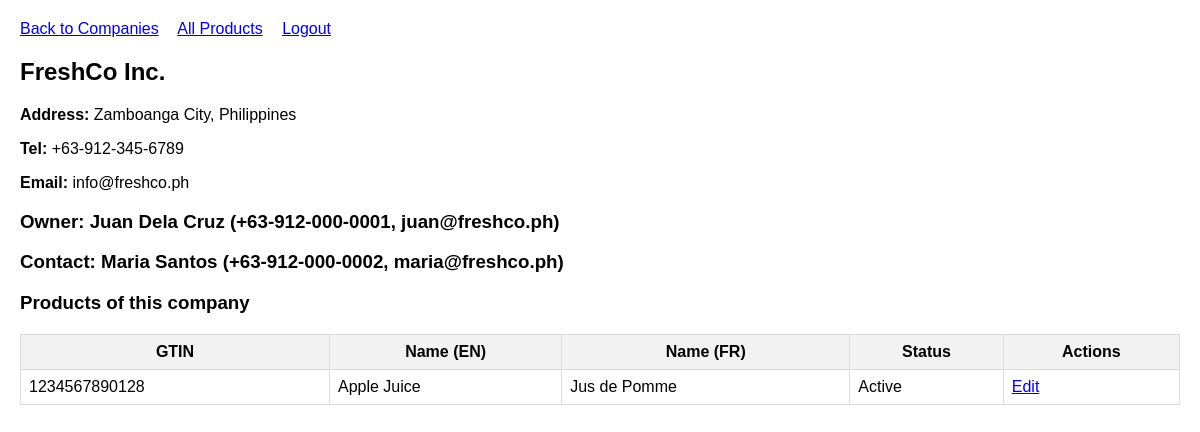
Page /companies/1 (signed in) on the committed database.
### tables this page shows
CREATE TABLE IF NOT EXISTS `companies` (
    `id`                       INT            NOT NULL AUTO_INCREMENT,
    `company_name`             VARCHAR(255)   NOT NULL,
    `company_address`          TEXT           DEFAULT NULL,
    `company_telephone_number` VARCHAR(50)    DEFAULT NULL,
    `company_email_address`    VARCHAR(255)   DEFAULT NULL,
    `owner_name`               VARCHAR(255)   DEFAULT NULL,
    `owner_mobile_number`      VARCHAR(50)    DEFAULT NULL,
    `owner_email_address`      VARCHAR(255)   DEFAULT NULL,
    `contact_name`             VARCHAR(255)   DEFAULT NULL,
    `contact_mobile_number`    VARCHAR(50)    DEFAULT NULL,
    `contact_email_address`    VARCHAR(255)   DEFAULT NULL,
    `is_active`                TINYINT(1)     NOT NULL DEFAULT 1,
    `created_at`               TIMESTAMP      NOT NULL DEFAULT CURRENT_TIMESTAMP,
    PRIMARY KEY (`id`)
);

CREATE TABLE IF NOT EXISTS `products` (
    `id`                  INT             NOT NULL AUTO_INCREMENT,
    `company_id`          INT             NOT NULL,
    `gtin`                VARCHAR(14)     NOT NULL,
    `name`                VARCHAR(255)    NOT NULL,
    `name_fr`             VARCHAR(255)    DEFAULT NULL,
    `description`         TEXT            DEFAULT NULL,
    `description_fr`      TEXT            DEFAULT NULL,
    `brand_name`          VARCHAR(255)    DEFAULT NULL,
    `country_origin`      VARCHAR(100)    DEFAULT NULL,
    `gross_weight`        DECIMAL(10, 2)  DEFAULT NULL,
    `net_content_weight`  DECIMAL(10, 2)  DEFAULT NULL,
    `weight_unit`         VARCHAR(20)     DEFAULT NULL,
    `image_path`          VARCHAR(500)    DEFAULT NULL,
    `is_hidden`           TINYINT(1)      NOT NULL DEFAULT 0,
    `created_at`          TIMESTAMP       NOT NULL DEFAULT CURRENT_TIMESTAMP,
    PRIMARY KEY (`id`),
    UNIQUE KEY `uq_gtin` (`gtin`),
    CONSTRAINT `fk_products_company`
        FOREIGN KEY (`company_id`) REFERENCES `companies` (`id`)
        ON UPDATE CASCADE ON DELETE RESTRICT
);

### config.php (called while the page is built, shortened)
<?php
function h($str) {
    return htmlspecialchars($str, ENT_QUOTES, 'UTF-8');
}
?>

### company_view.php (the view, shortened to what this page needs)
<?php
require 'config.php';
$id = $_GET['id'] ?? die('Missing ID');
$sql = $pdo->prepare("SELECT * FROM companies WHERE id = ?");
$sql->execute([$id]);
$company = $sql->fetch();
$sql = $pdo->prepare("SELECT * FROM products WHERE company_id = ? ORDER BY name");
$sql->execute([$id]);
$products = $sql->fetchAll();
?>
<!DOCTYPE html>
<html>
<head>
</head>
<body>
    <div class="nav">
        <a href="/stii_module_b/companies">Back to Companies</a>
        <a href="/stii_module_b/products">All Products</a>
        <a href="/stii_module_b/logout">Logout</a>
    </div>
    <h2><?= h($company['company_name']) ?></h2>
    <p><strong>Address:</strong> <?= h($company['company_address']) ?></p>
    <p><strong>Tel:</strong> <?= h($company['company_telephone_number']) ?></p>
    <p><strong>Email:</strong> <?= h($company['company_email_address']) ?></p>
    <h3>Owner: <?= h($company['owner_name']) ?> (<?= h($company['owner_mobile_number']) ?>, <?= h($company['owner_email_address']) ?>)</h3>
    <h3>Contact: <?= h($company['contact_name']) ?> (<?= h($company['contact_mobile_number']) ?>, <?= h($company['contact_email_address']) ?>)</h3>
    <h3>Products of this company</h3>
    <?php if ($products): ?>
        <table>
            <tr><th>GTIN</th><th>Name (EN)</th><th>Name (FR)</th><th>Status</th><th>Actions</th></tr>
            <?php foreach ($products as $p): ?>
            <tr>
                <td><?= $p['gtin'] ?></td>
                <td><?= h($p['name']) ?></td>
                <td><?= h($p['name_fr']) ?></td>
                <td><?= $p['is_hidden'] ? 'Deactivated' : 'Active' ?></td>
                <td><a href="/stii_module_b/products/<?= $p['gtin'] ?>/edit">Edit</a></td>
            </tr>
            <?php endforeach; ?>
        </table>
    <?php else: ?>
        <p>No products yet. <a href="/stii_module_b/products/new">Add one</a>.</p>
    <?php endif; ?>
</body>
</html>

### company_view.php (style rules this page uses)
body { font-family: Arial; margin: 20px; }
table { border-collapse: collapse; width: 100%; margin-top: 20px; }
th, td { border: 1px solid #ddd; padding: 8px; }
th { background: #f2f2f2; }
.nav a { margin-right: 15px; }

### rows in the picture
companies: company_name "FreshCo Inc.", company_address "Zamboanga City, Philippines", company_telephone_number "+63-912-345-6789", company_email_address "info@freshco.ph", owner_name "Juan Dela Cruz", owner_mobile_number "+63-912-000-0001", owner_email_address "juan@freshco.ph", contact_name "Maria Santos", contact_mobile_number "+63-912-000-0002", contact_email_address "maria@freshco.ph"
products: gtin "1234567890128", name "Apple Juice", name_fr "Jus de Pomme", is_hidden "Active"
